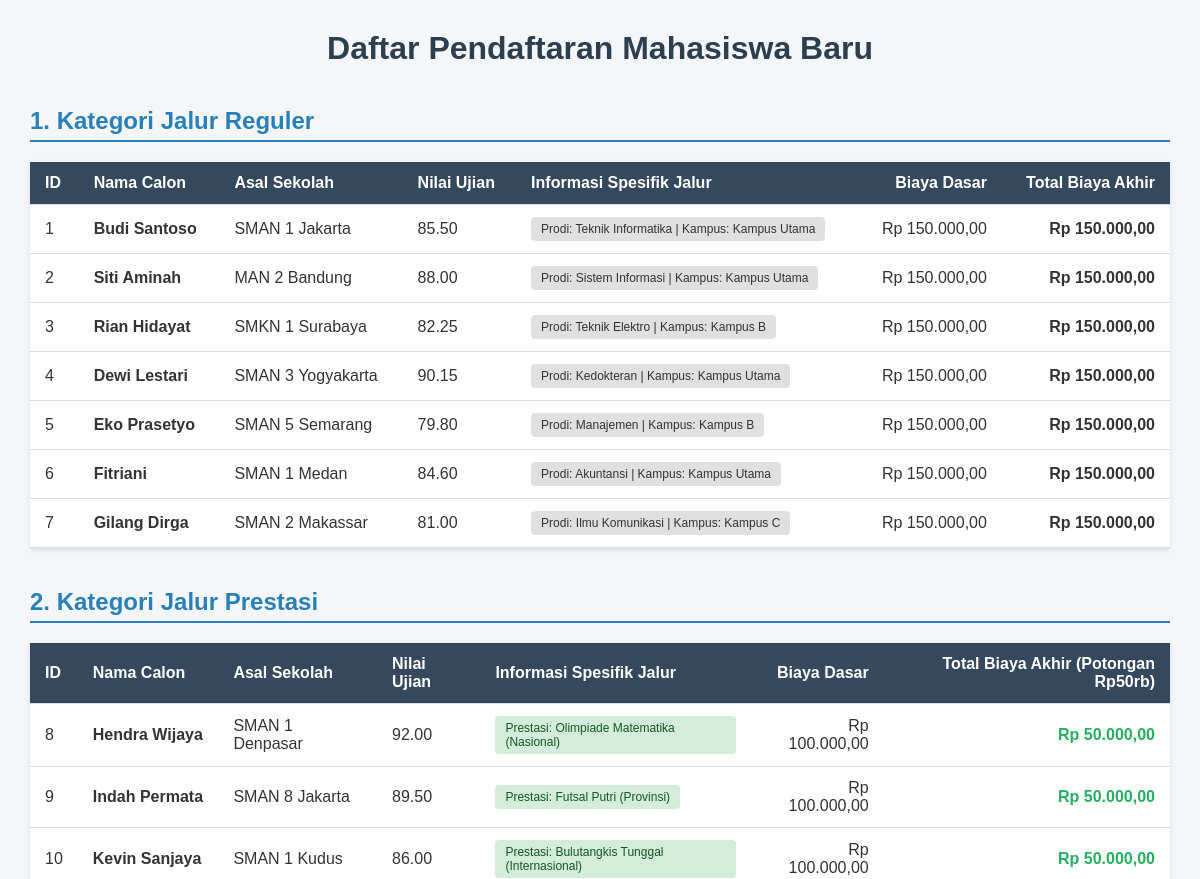
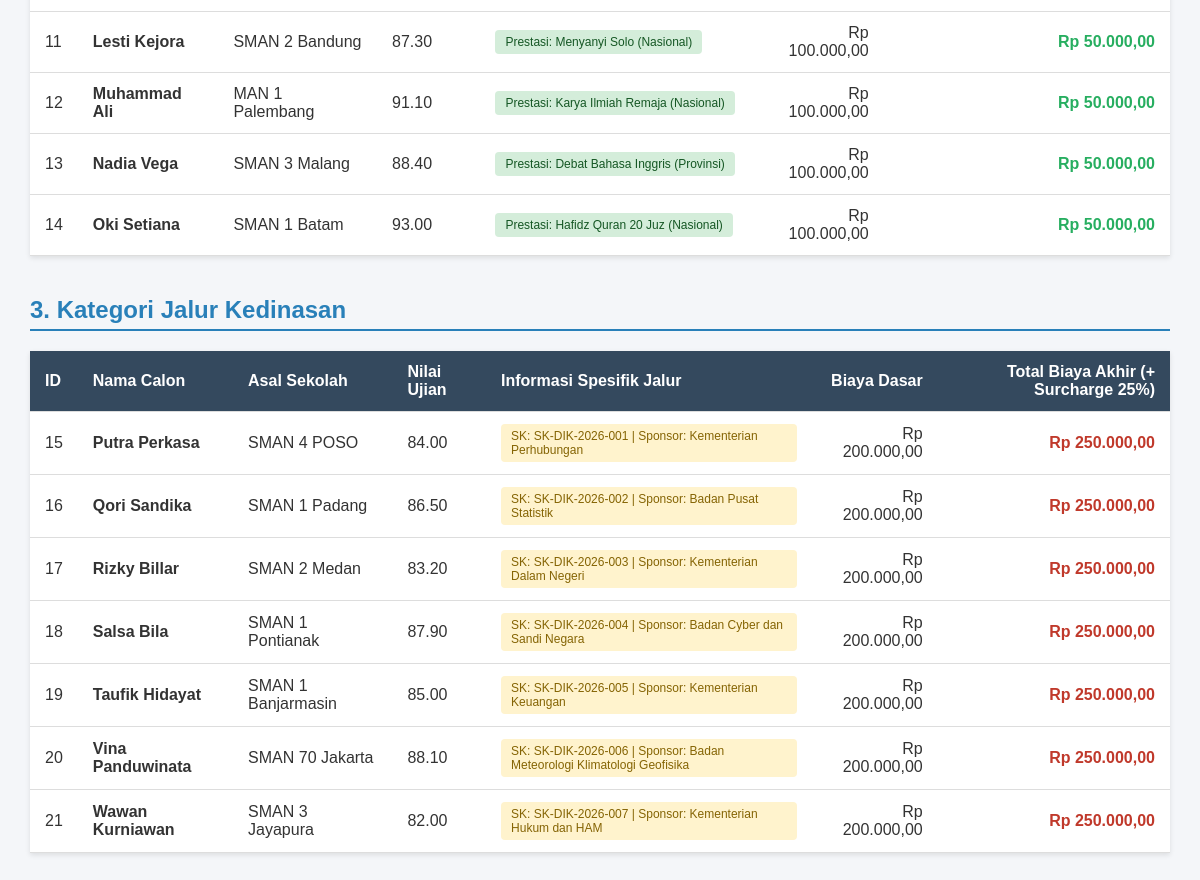
The page / on the database its author committed (2 pictures, top to bottom).
### tables this page shows
CREATE TABLE `tabel_pendaftaran` (
  `id_pendaftaran` int NOT NULL,
  `nama_calon` varchar(100) NOT NULL,
  `asal_sekolah` varchar(100) NOT NULL,
  `nilai_ujian` decimal(5,2) NOT NULL,
  `biaya_pendaftaran_dasar` decimal(10,2) NOT NULL,
  `jalur_pendaftaran` enum('Reguler','Prestasi','Kedinasan') NOT NULL,
  `pilihan_prodi` varchar(50) DEFAULT NULL,
  `lokasi_kampus` varchar(50) DEFAULT NULL,
  `jenis_prestasi` varchar(50) DEFAULT NULL,
  `tingkat_prestasi` varchar(30) DEFAULT NULL,
  `sk_ikatan_dinas` varchar(50) DEFAULT NULL,
  `instansi_sponsor` varchar(100) DEFAULT NULL
);

### pendaftaran_reguler.php (called while the page is built, shortened)
<?php
require_once 'pendaftaran.php';
class pendaftaran_reguler extends pendaftaran {
    private $pilihanProdi;
    private $lokasiKampus;
    public function __construct($id_pendaftaran, $nama_calon, $asal_sekolah, $nilai_ujian, $biayaPendaftaranDasar, $pilihanProdi = null, $lokasiKampus = null) {
        $this->pilihanProdi = $pilihanProdi;
        $this->lokasiKampus = $lokasiKampus;
    }
    public static function getDaftarReguler($db) {
        $query = "SELECT id_pendaftaran, nama_calon, asal_sekolah, nilai_ujian, biaya_pendaftaran_dasar, pilihan_prodi, lokasi_kampus
                  FROM tabel_pendaftaran WHERE jalur_pendaftaran = 'Reguler'";
        $stmt = $db->prepare($query);
        $stmt->execute();
        $daftarReguler = [];
        while ($row = $stmt->fetch(PDO::FETCH_ASSOC)) {
            $daftarReguler[] = new pendaftaran_reguler(
                $row['id_pendaftaran'],
                $row['nama_calon'],
                $row['asal_sekolah'],
                $row['nilai_ujian'],
                $row['biaya_pendaftaran_dasar'],
                $row['pilihan_prodi'],
                $row['lokasi_kampus']
            );
        }
        return $daftarReguler;
    }
    public function hitungTotalBiaya() {
        return $this->biayaPendaftaranDasar;
    }
    public function tampilkanInfoJalur() {
        return "Prodi: " . $this->pilihanProdi . " | Kampus: " . $this->lokasiKampus;
    }
}
?>

### pendaftaran.php (called while the page is built, shortened)
<?php
abstract class pendaftaran {
    protected $id_pendaftaran;
    protected $nama_calon;
    protected $asal_sekolah;
    protected $nilai_ujian;
    protected $biayaPendaftaranDasar;
    public function __construct($id_pendaftaran, $nama_calon, $asal_sekolah, $nilai_ujian, $biayaPendaftaranDasar) {
        $this->id_pendaftaran = $id_pendaftaran;
        $this->nama_calon = $nama_calon;
        $this->asal_sekolah = $asal_sekolah;
        $this->nilai_ujian = $nilai_ujian;
        $this->biayaPendaftaranDasar = $biayaPendaftaranDasar;
    }
    public function getIdPendaftaran() {
        return $this->id_pendaftaran;
    }
    public function getNamaCalon() {
        return $this->nama_calon;
    }
    public function getAsalSekolah() {
        return $this->asal_sekolah;
    }
    public function getNilaiUjian() {
        return $this->nilai_ujian;
    }
    public function getBiayaPendaftaranDasar() {
        return $this->biayaPendaftaranDasar;
    }
}
?>

### pendaftaran_prestasi.php (called while the page is built, shortened)
<?php
require_once 'pendaftaran.php';
class pendaftaran_prestasi extends pendaftaran {
    private $jenisPrestasi;
    private $tingkatPrestasi;
    public function __construct($id_pendaftaran, $nama_calon, $asal_sekolah, $nilai_ujian, $biayaPendaftaranDasar, $jenisPrestasi = null, $tingkatPrestasi = null) {
        $this->jenisPrestasi = $jenisPrestasi;
        $this->tingkatPrestasi = $tingkatPrestasi;
    }
    public static function getDaftarPrestasi($db) {
        $query = "SELECT id_pendaftaran, nama_calon, asal_sekolah, nilai_ujian, biaya_pendaftaran_dasar, jenis_prestasi, tingkat_prestasi
                  FROM tabel_pendaftaran WHERE jalur_pendaftaran = 'Prestasi'";
        $stmt = $db->prepare($query);
        $stmt->execute();
        $daftarPrestasi = [];
        while ($row = $stmt->fetch(PDO::FETCH_ASSOC)) {
            $daftarPrestasi[] = new pendaftaran_prestasi(
                $row['id_pendaftaran'],
                $row['nama_calon'],
                $row['asal_sekolah'],
                $row['nilai_ujian'],
                $row['biaya_pendaftaran_dasar'],
                $row['jenis_prestasi'],
                $row['tingkat_prestasi']
            );
        }
        return $daftarPrestasi;
    }
    public function hitungTotalBiaya() {
        return $this->biayaPendaftaranDasar - 50000;
    }
    public function tampilkanInfoJalur() {
        return "Prestasi: " . $this->jenisPrestasi . " (" . $this->tingkatPrestasi . ")";
    }
}
?>

### pendaftaran_kedinasan.php (called while the page is built, shortened)
<?php
require_once 'pendaftaran.php';
class pendaftaran_kedinasan extends pendaftaran {
    private $skIkatanDinas;
    private $instansiSponsor;
    public function __construct($id_pendaftaran, $nama_calon, $asal_sekolah, $nilai_ujian, $biayaPendaftaranDasar, $skIkatanDinas = null, $instansiSponsor = null) {
        $this->skIkatanDinas = $skIkatanDinas;
        $this->instansiSponsor = $instansiSponsor;
    }
    public static function getDaftarKedinasan($db) {
        $query = "SELECT id_pendaftaran, nama_calon, asal_sekolah, nilai_ujian, biaya_pendaftaran_dasar, sk_ikatan_dinas, instansi_sponsor
                  FROM tabel_pendaftaran WHERE jalur_pendaftaran = 'Kedinasan'";
        $stmt = $db->prepare($query);
        $stmt->execute();
        $daftarKedinasan = [];
        while ($row = $stmt->fetch(PDO::FETCH_ASSOC)) {
            $daftarKedinasan[] = new pendaftaran_kedinasan(
                $row['id_pendaftaran'],
                $row['nama_calon'],
                $row['asal_sekolah'],
                $row['nilai_ujian'],
                $row['biaya_pendaftaran_dasar'],
                $row['sk_ikatan_dinas'],
                $row['instansi_sponsor']
            );
        }
        return $daftarKedinasan;
    }
    public function hitungTotalBiaya() {
        return $this->biayaPendaftaranDasar * 1.25;
    }
    public function tampilkanInfoJalur() {
        return "SK: " . $this->skIkatanDinas . " | Sponsor: " . $this->instansiSponsor;
    }
}
?>

### index.php (the view, shortened to what this page needs)
<?php
require_once __DIR__ . '/pendaftaran.php';
require_once __DIR__ . '/pendaftaran_reguler.php';
require_once __DIR__ . '/pendaftaran_prestasi.php';
require_once __DIR__ . '/pendaftaran_kedinasan.php';
$database = new Database();
$db = $database->getConnection();
$daftarReguler   = pendaftaran_reguler::getDaftarReguler($db);
$daftarPrestasi  = pendaftaran_prestasi::getDaftarPrestasi($db);
$daftarKedinasan = pendaftaran_kedinasan::getDaftarKedinasan($db);
?>
<!DOCTYPE html>
<html lang="id">
<head>
</head>
<body>
    <h1>Daftar Pendaftaran Mahasiswa Baru</h1>
    <h2>1. Kategori Jalur Reguler</h2>
    <table>
        <thead>
            <tr>
                <th>ID</th>
                <th>Nama Calon</th>
                <th>Asal Sekolah</th>
                <th>Nilai Ujian</th>
                <th>Informasi Spesifik Jalur</th>
                <th class="text-right">Biaya Dasar</th>
                <th class="text-right">Total Biaya Akhir</th>
            </tr>
        </thead>
        <tbody>
            <?php if (empty($daftarReguler)): ?>
                <tr><td colspan="7" style="text-align:center;">Tidak ada data jalur reguler.</td></tr>
            <?php else: ?>
                <?php foreach ($daftarReguler as $mhs): ?>
                    <tr>
                        <td><?= $mhs->getIdPendaftaran(); ?></td>
                        <td><strong><?= $mhs->getNamaCalon(); ?></strong></td>
                        <td><?= $mhs->getAsalSekolah(); ?></td>
                        <td><?= $mhs->getNilaiUjian(); ?></td>
                        <td><span class="badge"><?= $mhs->tampilkanInfoJalur(); ?></span></td>
                        <td class="text-right">Rp <?= number_format($mhs->getBiayaPendaftaranDasar(), 2, ',', '.'); ?></td>
                        <td class="text-right"><strong>Rp <?= number_format($mhs->hitungTotalBiaya(), 2, ',', '.'); ?></strong></td>
                    </tr>
                <?php endforeach; ?>
            <?php endif; ?>
        </tbody>
    </table>
    <h2>2. Kategori Jalur Prestasi</h2>
    <table>
        <thead>
            <tr>
                <th>ID</th>
                <th>Nama Calon</th>
                <th>Asal Sekolah</th>
                <th>Nilai Ujian</th>
                <th>Informasi Spesifik Jalur</th>
                <th class="text-right">Biaya Dasar</th>
                <th class="text-right">Total Biaya Akhir (Potongan Rp50rb)</th>
            </tr>
        </thead>
        <tbody>
            <?php if (empty($daftarPrestasi)): ?>
                <tr><td colspan="7" style="text-align:center;">Tidak ada data jalur prestasi.</td></tr>
            <?php else: ?>
                <?php foreach ($daftarPrestasi as $mhs): ?>
                    <tr>
                        <td><?= $mhs->getIdPendaftaran(); ?></td>
                        <td><strong><?= $mhs->getNamaCalon(); ?></strong></td>
                        <td><?= $mhs->getAsalSekolah(); ?></td>
                        <td><?= $mhs->getNilaiUjian(); ?></td>
                        <td><span class="badge" style="background-color: #d4edda; color: #155724;"><?= $mhs->tampilkanInfoJalur(); ?></span></td>
                        <td class="text-right">Rp <?= number_format($mhs->getBiayaPendaftaranDasar(), 2, ',', '.'); ?></td>
                        <td class="text-right" style="color: #27ae60;"><strong>Rp <?= number_format($mhs->hitungTotalBiaya(), 2, ',', '.'); ?></strong></td>
                    </tr>
                <?php endforeach; ?>
            <?php endif; ?>
        </tbody>
    </table>
    <h2>3. Kategori Jalur Kedinasan</h2>
    <table>
        <thead>
            <tr>
                <th>ID</th>
                <th>Nama Calon</th>
                <th>Asal Sekolah</th>
                <th>Nilai Ujian</th>
                <th>Informasi Spesifik Jalur</th>
                <th class="text-right">Biaya Dasar</th>
                <th class="text-right">Total Biaya Akhir (+ Surcharge 25%)</th>
            </tr>
        </thead>
        <tbody>
            <?php if (empty($daftarKedinasan)): ?>
                <tr><td colspan="7" style="text-align:center;">Tidak ada data jalur kedinasan.</td></tr>
            <?php else: ?>
                <?php foreach ($daftarKedinasan as $mhs): ?>
                    <tr>
                        <td><?= $mhs->getIdPendaftaran(); ?></td>
                        <td><strong><?= $mhs->getNamaCalon(); ?></strong></td>
                        <td><?= $mhs->getAsalSekolah(); ?></td>
                        <td><?= $mhs->getNilaiUjian(); ?></td>
                        <td><span class="badge" style="background-color: #fff3cd; color: #856404;"><?= $mhs->tampilkanInfoJalur(); ?></span></td>
                        <td class="text-right">Rp <?= number_format($mhs->getBiayaPendaftaranDasar(), 2, ',', '.'); ?></td>
                        <td class="text-right" style="color: #c0392b;"><strong>Rp <?= number_format($mhs->hitungTotalBiaya(), 2, ',', '.'); ?></strong></td>
                    </tr>
                <?php endforeach; ?>
            <?php endif; ?>
        </tbody>
    </table>
</body>
</html>

### index.php (style rules this page uses)
body { font-family: Arial, sans-serif; margin: 30px; background-color: #f4f6f9; color: #333; }
h1 { text-align: center; color: #2c3e50; margin-bottom: 30px; }
h2 { color: #2980b9; border-bottom: 2px solid #2980b9; padding-bottom: 5px; margin-top: 40px; }
table { width: 100%; border-collapse: collapse; margin-top: 15px; background: #fff; box-shadow: 0 2px 5px rgba(0,0,0,0.1); }
th, td { padding: 12px 15px; text-align: left; border-bottom: 1px solid #ddd; }
th { background-color: #34495e; color: white; }
.text-right { text-align: right; }
.badge { display: inline-block; padding: 5px 10px; background: #e0e0e0; border-radius: 4px; font-size: 12px; }

### rows shown on the page
tabel_pendaftaran: id_pendaftaran "1", nama_calon "Budi Santoso", asal_sekolah "SMAN 1 Jakarta", nilai_ujian "85.50", $mhs->tampilkanInfoJalur() "Prodi: Teknik Informatika | Kampus: Kampus Utama", biaya_pendaftaran_dasar "150.000,00"
tabel_pendaftaran: id_pendaftaran "2", nama_calon "Siti Aminah", asal_sekolah "MAN 2 Bandung", nilai_ujian "88.00", $mhs->tampilkanInfoJalur() "Prodi: Sistem Informasi | Kampus: Kampus Utama", biaya_pendaftaran_dasar "150.000,00"
tabel_pendaftaran: id_pendaftaran "3", nama_calon "Rian Hidayat", asal_sekolah "SMKN 1 Surabaya", nilai_ujian "82.25", $mhs->tampilkanInfoJalur() "Prodi: Teknik Elektro | Kampus: Kampus B", biaya_pendaftaran_dasar "150.000,00"
tabel_pendaftaran: id_pendaftaran "4", nama_calon "Dewi Lestari", asal_sekolah "SMAN 3 Yogyakarta", nilai_ujian "90.15", $mhs->tampilkanInfoJalur() "Prodi: Kedokteran | Kampus: Kampus Utama", biaya_pendaftaran_dasar "150.000,00"
tabel_pendaftaran: id_pendaftaran "5", nama_calon "Eko Prasetyo", asal_sekolah "SMAN 5 Semarang", nilai_ujian "79.80", $mhs->tampilkanInfoJalur() "Prodi: Manajemen | Kampus: Kampus B", biaya_pendaftaran_dasar "150.000,00"
tabel_pendaftaran: id_pendaftaran "6", nama_calon "Fitriani", asal_sekolah "SMAN 1 Medan", nilai_ujian "84.60", $mhs->tampilkanInfoJalur() "Prodi: Akuntansi | Kampus: Kampus Utama", biaya_pendaftaran_dasar "150.000,00"
tabel_pendaftaran: id_pendaftaran "7", nama_calon "Gilang Dirga", asal_sekolah "SMAN 2 Makassar", nilai_ujian "81.00", $mhs->tampilkanInfoJalur() "Prodi: Ilmu Komunikasi | Kampus: Kampus C", biaya_pendaftaran_dasar "150.000,00"
tabel_pendaftaran: id_pendaftaran "8", nama_calon "Hendra Wijaya", asal_sekolah "SMAN 1 Denpasar", nilai_ujian "92.00", $mhs->tampilkanInfoJalur() "Prestasi: Olimpiade Matematika (Nasional)", biaya_pendaftaran_dasar "100.000,00", biaya_pendaftaran_dasar "50.000,00"
tabel_pendaftaran: id_pendaftaran "9", nama_calon "Indah Permata", asal_sekolah "SMAN 8 Jakarta", nilai_ujian "89.50", $mhs->tampilkanInfoJalur() "Prestasi: Futsal Putri (Provinsi)", biaya_pendaftaran_dasar "100.000,00", biaya_pendaftaran_dasar "50.000,00"
tabel_pendaftaran: id_pendaftaran "10", nama_calon "Kevin Sanjaya", asal_sekolah "SMAN 1 Kudus", nilai_ujian "86.00", $mhs->tampilkanInfoJalur() "Prestasi: Bulutangkis Tunggal (Internasional)", biaya_pendaftaran_dasar "100.000,00", biaya_pendaftaran_dasar "50.000,00"
tabel_pendaftaran: id_pendaftaran "11", nama_calon "Lesti Kejora", asal_sekolah "SMAN 2 Bandung", nilai_ujian "87.30", $mhs->tampilkanInfoJalur() "Prestasi: Menyanyi Solo (Nasional)", biaya_pendaftaran_dasar "100.000,00", biaya_pendaftaran_dasar "50.000,00"
tabel_pendaftaran: id_pendaftaran "12", nama_calon "Muhammad Ali", asal_sekolah "MAN 1 Palembang", nilai_ujian "91.10", $mhs->tampilkanInfoJalur() "Prestasi: Karya Ilmiah Remaja (Nasional)", biaya_pendaftaran_dasar "100.000,00", biaya_pendaftaran_dasar "50.000,00"
tabel_pendaftaran: id_pendaftaran "13", nama_calon "Nadia Vega", asal_sekolah "SMAN 3 Malang", nilai_ujian "88.40", $mhs->tampilkanInfoJalur() "Prestasi: Debat Bahasa Inggris (Provinsi)", biaya_pendaftaran_dasar "100.000,00", biaya_pendaftaran_dasar "50.000,00"
tabel_pendaftaran: id_pendaftaran "14", nama_calon "Oki Setiana", asal_sekolah "SMAN 1 Batam", nilai_ujian "93.00", $mhs->tampilkanInfoJalur() "Prestasi: Hafidz Quran 20 Juz (Nasional)", biaya_pendaftaran_dasar "100.000,00", biaya_pendaftaran_dasar "50.000,00"
tabel_pendaftaran: id_pendaftaran "15", nama_calon "Putra Perkasa", asal_sekolah "SMAN 4 POSO", nilai_ujian "84.00", $mhs->tampilkanInfoJalur() "SK: SK-DIK-2026-001 | Sponsor: Kementerian Perhubungan", biaya_pendaftaran_dasar "200.000,00", biaya_pendaftaran_dasar "250.000,00"
tabel_pendaftaran: id_pendaftaran "16", nama_calon "Qori Sandika", asal_sekolah "SMAN 1 Padang", nilai_ujian "86.50", $mhs->tampilkanInfoJalur() "SK: SK-DIK-2026-002 | Sponsor: Badan Pusat Statistik", biaya_pendaftaran_dasar "200.000,00", biaya_pendaftaran_dasar "250.000,00"
tabel_pendaftaran: id_pendaftaran "17", nama_calon "Rizky Billar", asal_sekolah "SMAN 2 Medan", nilai_ujian "83.20", $mhs->tampilkanInfoJalur() "SK: SK-DIK-2026-003 | Sponsor: Kementerian Dalam Negeri", biaya_pendaftaran_dasar "200.000,00", biaya_pendaftaran_dasar "250.000,00"
tabel_pendaftaran: id_pendaftaran "18", nama_calon "Salsa Bila", asal_sekolah "SMAN 1 Pontianak", nilai_ujian "87.90", $mhs->tampilkanInfoJalur() "SK: SK-DIK-2026-004 | Sponsor: Badan Cyber dan Sandi Negara", biaya_pendaftaran_dasar "200.000,00", biaya_pendaftaran_dasar "250.000,00"
tabel_pendaftaran: id_pendaftaran "19", nama_calon "Taufik Hidayat", asal_sekolah "SMAN 1 Banjarmasin", nilai_ujian "85.00", $mhs->tampilkanInfoJalur() "SK: SK-DIK-2026-005 | Sponsor: Kementerian Keuangan", biaya_pendaftaran_dasar "200.000,00", biaya_pendaftaran_dasar "250.000,00"
tabel_pendaftaran: id_pendaftaran "20", nama_calon "Vina Panduwinata", asal_sekolah "SMAN 70 Jakarta", nilai_ujian "88.10", $mhs->tampilkanInfoJalur() "SK: SK-DIK-2026-006 | Sponsor: Badan Meteorologi Klimatologi Geofisika", biaya_pendaftaran_dasar "200.000,00", biaya_pendaftaran_dasar "250.000,00"
tabel_pendaftaran: id_pendaftaran "21", nama_calon "Wawan Kurniawan", asal_sekolah "SMAN 3 Jayapura", nilai_ujian "82.00", $mhs->tampilkanInfoJalur() "SK: SK-DIK-2026-007 | Sponsor: Kementerian Hukum dan HAM", biaya_pendaftaran_dasar "200.000,00", biaya_pendaftaran_dasar "250.000,00"
